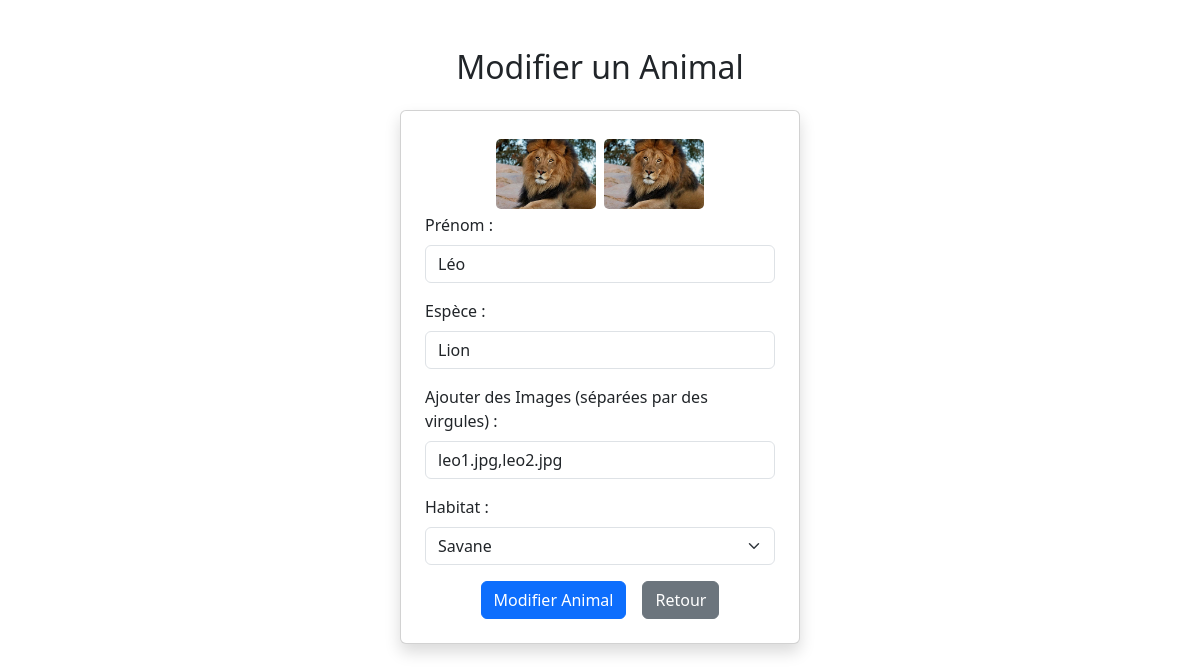
The page /Crud_animaux/modifier_animal.php?id=1 on the database its author committed.
### tables this page shows
CREATE TABLE `animaux` (
  `id` int(11) NOT NULL,
  `prenom` varchar(50) NOT NULL,
  `race` varchar(50) NOT NULL,
  `images` longtext NOT NULL CHECK (json_valid(`images`)),
  `habitat_id` int(11) NOT NULL
);

CREATE TABLE `habitats` (
  `id` int(11) NOT NULL,
  `nom` varchar(100) NOT NULL,
  `images` longtext NOT NULL CHECK (json_valid(`images`)),
  `description` text NOT NULL
);

### Crud_animaux/modifier_animal.php (the view, shortened to what this page needs)
<?php
require_once '../config/config_unv.php';
if (isset($_GET["id"])) {
  $id = $_GET["id"];
  $stmt = $pdo->prepare("SELECT * FROM animaux WHERE id = ?");
  $stmt->execute([$id]);
  $animal = $stmt->fetch(PDO::FETCH_ASSOC);
}
$habitats = $pdo->query("SELECT id, nom FROM habitats")->fetchAll(PDO::FETCH_ASSOC);
?>
<!DOCTYPE html>
<html lang="fr">
<head>
  <link rel="stylesheet" href="https://cdn.jsdelivr.net/npm/bootstrap@5.3.0/dist/css/bootstrap.min.css">
</head>
<body class="container py-5">
  <h2 class="text-center mb-4">Modifier un Animal</h2>
  <div class="card shadow p-4 form-container">
    <div class="img">
      <?php
      $images = json_decode($animal["images"], true);
      if (is_array($images)) {
        foreach ($images as $image) {
          echo "<img src='../assets/images/$image' class='animal-image' alt='Animal image'> ";
        }
      }
      ?>
    </div>
    <form method="post">
      <div class="mb-3">
        <label class="form-label">Prénom :</label>
        <input type="text" name="prenom" class="form-control" value="<?= htmlspecialchars($animal['prenom']) ?>" required>
      </div>
      <div class="mb-3">
        <label class="form-label">Espèce :</label>
        <input type="text" name="race" class="form-control" value="<?= htmlspecialchars($animal['race']) ?>" required>
      </div>
      <div class="mb-3">
        <label class="form-label">Ajouter des Images (séparées par des virgules) :</label>
        <input type="text" name="images" class="form-control" value="<?= implode(',', json_decode($animal['images'], true)) ?>" required>
      </div>
      <div class="mb-3">
        <label class="form-label">Habitat :</label>
        <select name="habitat_id" class="form-select" required>
          <?php foreach ($habitats as $habitat): ?>
            <option value="<?= $habitat['id'] ?>" <?= ($habitat['id'] == $animal['habitat_id']) ? 'selected' : '' ?>>
              <?= htmlspecialchars($habitat['nom']) ?>
            </option>
          <?php endforeach; ?>
        </select>
      </div>
      <div class="d-flex justify-content-center gap-3">
        <button type="submit" class="btn btn-primary">
          <i class="bi bi-save"></i> Modifier Animal
        </button>
        <a href="liste_animaux.php" class="btn btn-secondary">
          <i class="bi bi-arrow-left"></i> Retour
        </a>
      </div>
    </form>
  </div>
</body>
</html>

### Crud_animaux/modifier_animal.php (style rules this page uses)
.form-container { max-width: 400px; margin: auto; }
.img { display: flex; flex-direction: row; width: 100%; justify-content: center; }
.animal-image { width: 100px; height: 70px; object-fit: cover; border-radius: 5px; margin: 4px; }

### rows shown on the page
animaux: prenom "Léo", race "Lion", images "leo1.jpg,leo2.jpg", habitat_id "Savane"
